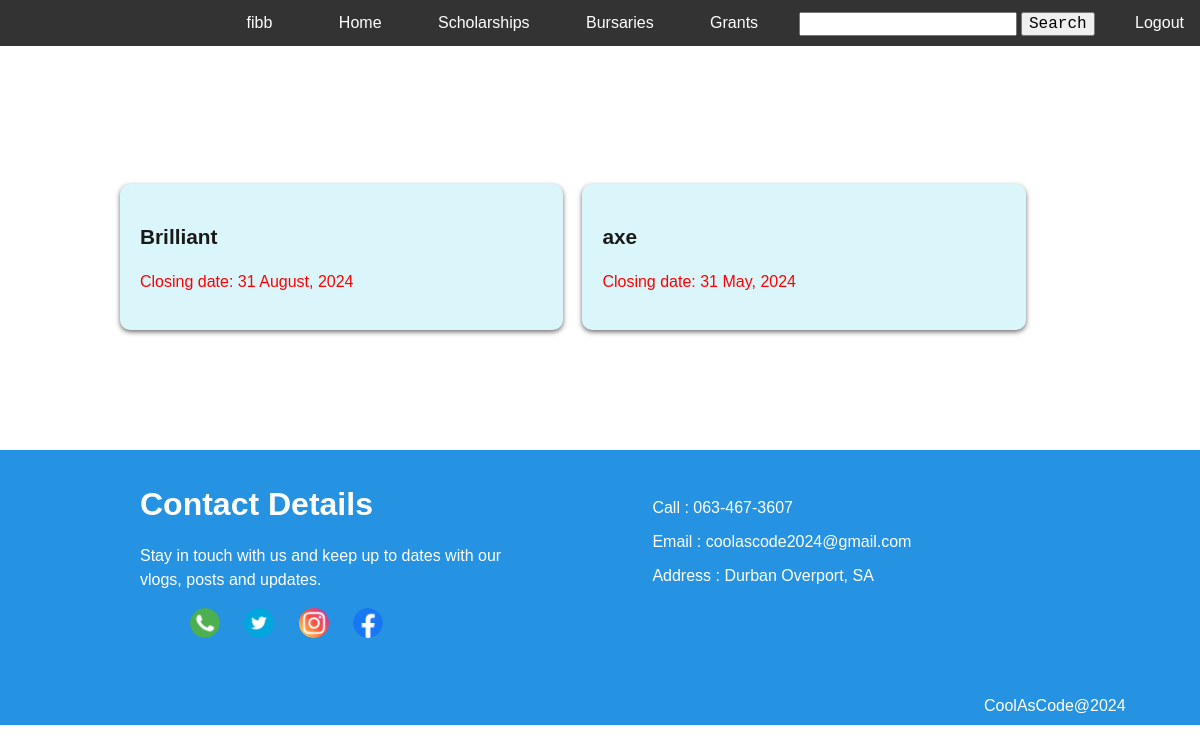
The app's page /grants (signed in), older data.
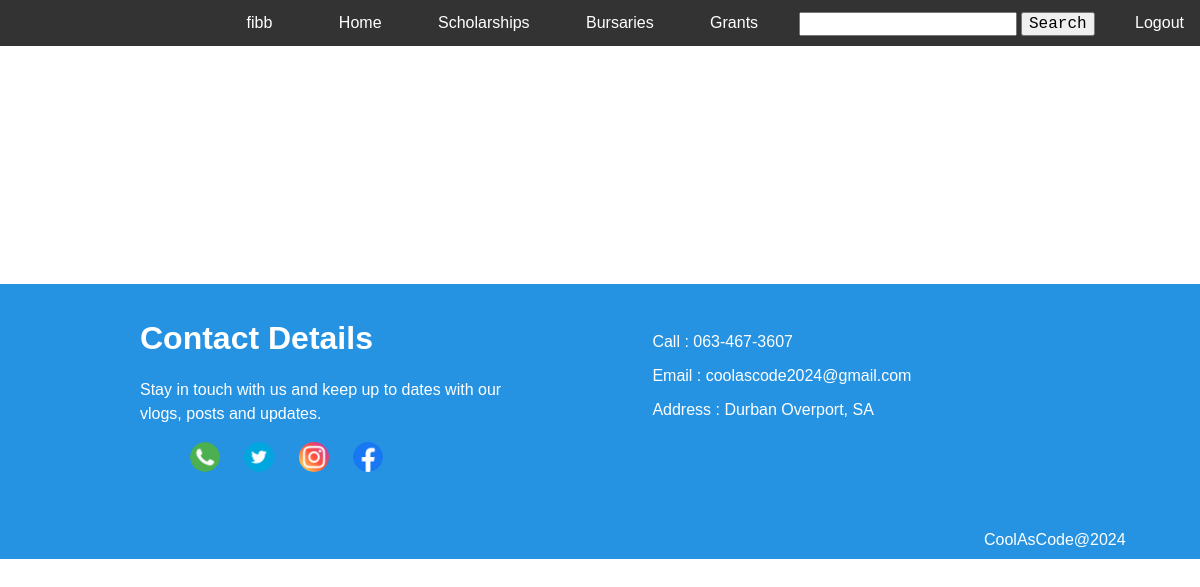
The same page, newer data.
### dbmodels.py (models this page shows, shortened)
class Financial_Aid(db.Model):
    _id = db.Column("id", db.Integer, primary_key=True)
    name = db.Column(db.String(50), nullable=False)
    _type = db.Column(db.String(20), nullable=False)
    opening_date = db.Column(db.Date)
    closing_date = db.Column(db.Date)
    supported_fields = db.Column(db.String(250), nullable=False)
    requirements_list = db.Column(db.String(250), nullable=False)
    url_link =  db.Column(db.String(150))
    email_address = db.Column(db.String(50))
    status = db.Column(db.String(30), nullable=False, default= "Open")

### main.py (the view)
@app.route('/grants')
def grants():
    res = Financial_Aid.query.all()
    for aid in res:
        aid.closing_date =  aid.closing_date.strftime( "%d %B, %Y" )
        aid.days_left = (aid.opening_date-date.today()).days
        aid.opening_date =  aid.opening_date.strftime( "%d %B, %Y" )
    if "username" in session:
        return render_template('grants.html', data=res, username=session['username'],
            message=(None, None))
    else:
        return redirect(url_for('login'))

### templates/grants.html (shortened to what this page needs)
{% extends 'base.html' %}
{% block username %}{{username}}{% endblock %}
{% block content %}
<div class="container-home">
    {% for aid in data %}
        {% if aid._type.lower() == "grant" %}
        <a href="/view_aid/{{aid._id}}">
            <div class="container-home-section">
                <a href="/view_aid/{{aid._id}}"><h2>{{aid.name}}</h2></a>
                <p>Closing date: {{aid.closing_date}}</p>
            </div>
        </a>
    {% endif %}
    {% endfor %}
</div>
{% endblock %}

Row changes from the older to the newer data that the page shows:
no longer on this page (row edited): Financial_Aid: name "Brilliant", closing_date "31 August, 2024"
no longer on this page (row edited): Financial_Aid: name "axe", closing_date "31 May, 2024"
